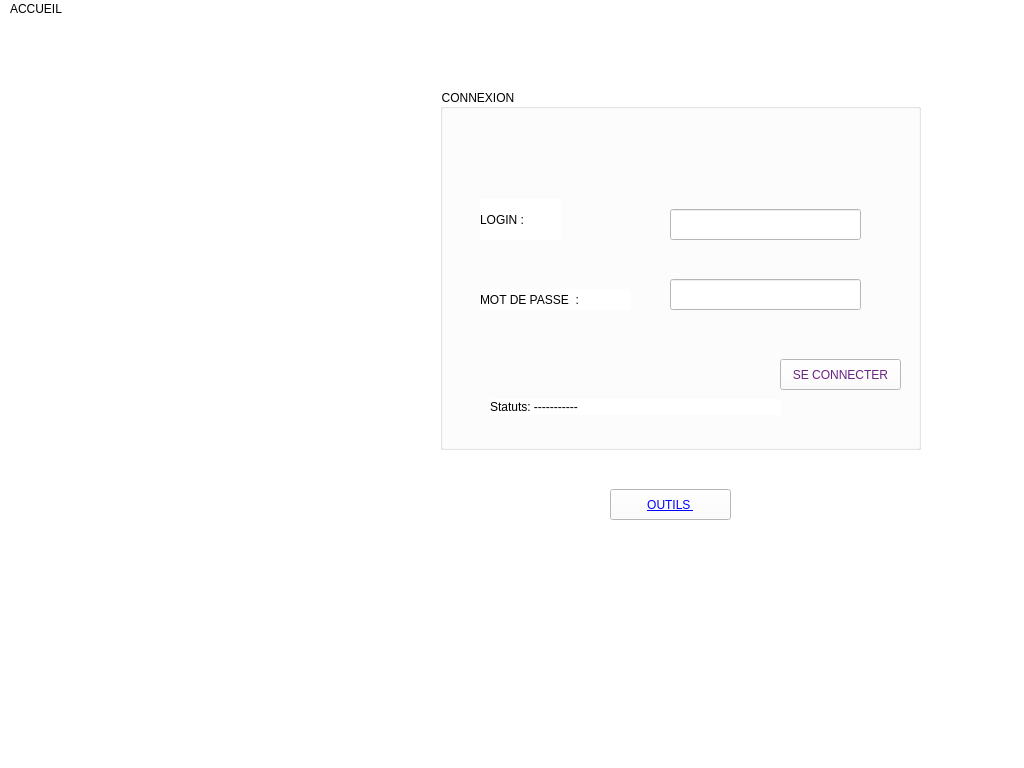
<?xml version="1.0" encoding="UTF-8"?>
<ui version="4.0">
 <class>MainWindow</class>
 <widget class="QMainWindow" name="MainWindow">
  <property name="geometry">
   <rect>
    <x>0</x>
    <y>0</y>
    <width>1024</width>
    <height>768</height>
   </rect>
  </property>
  <property name="windowTitle">
   <string>MainWindow</string>
  </property>
  <property name="styleSheet">
   <string notr="true">background-color: rgb(255, 255, 255);</string>
  </property>
  <widget class="QWidget" name="centralwidget">
   <widget class="QLabel" name="label">
    <property name="geometry">
     <rect>
      <x>110</x>
      <y>130</y>
      <width>47</width>
      <height>14</height>
     </rect>
    </property>
    <property name="text">
     <string/>
    </property>
   </widget>
   <widget class="QStackedWidget" name="stackedWidget">
    <property name="geometry">
     <rect>
      <x>10</x>
      <y>-10</y>
      <width>1012</width>
      <height>768</height>
     </rect>
    </property>
    <property name="styleSheet">
     <string notr="true">color: rgb(0, 0, 0);</string>
    </property>
    <property name="currentIndex">
     <number>0</number>
    </property>
    <widget class="QWidget" name="page">
     <widget class="QLabel" name="label_2">
      <property name="geometry">
       <rect>
        <x>20</x>
        <y>90</y>
        <width>411</width>
        <height>431</height>
       </rect>
      </property>
      <property name="text">
       <string/>
      </property>
      <property name="pixmap">
       <pixmap>../../Downloads/Image1.png</pixmap>
      </property>
     </widget>
     <widget class="QLabel" name="label_11">
      <property name="geometry">
       <rect>
        <x>10</x>
        <y>10</y>
        <width>231</width>
        <height>101</height>
       </rect>
      </property>
      <property name="text">
       <string/>
      </property>
      <property name="pixmap">
       <pixmap>../../Downloads/Sans titre (3).png</pixmap>
      </property>
      <property name="scaledContents">
       <bool>true</bool>
      </property>
     </widget>
     <widget class="QLabel" name="label_9">
      <property name="geometry">
       <rect>
        <x>110</x>
        <y>540</y>
        <width>71</width>
        <height>61</height>
       </rect>
      </property>
      <property name="styleSheet">
       <string notr="true">font: 6pt &quot;MS Shell Dlg 2&quot;;</string>
      </property>
      <property name="text">
       <string/>
      </property>
      <property name="pixmap">
       <pixmap>../../Downloads/Sans titre.png</pixmap>
      </property>
      <property name="scaledContents">
       <bool>true</bool>
      </property>
     </widget>
     <widget class="QGroupBox" name="groupBox">
      <property name="geometry">
       <rect>
        <x>430</x>
        <y>80</y>
        <width>481</width>
        <height>361</height>
       </rect>
      </property>
      <property name="styleSheet">
       <string notr="true">font: 20pt &quot;MS Shell Dlg 2&quot;;
border-color: rgb(107, 35, 131);
</string>
      </property>
      <property name="title">
       <string>CONNEXION</string>
      </property>
      <widget class="QLabel" name="label_3">
       <property name="geometry">
        <rect>
         <x>40</x>
         <y>110</y>
         <width>81</width>
         <height>41</height>
        </rect>
       </property>
       <property name="styleSheet">
        <string notr="true">font: 14pt &quot;MS Shell Dlg 2&quot;;
font: 25 14pt &quot;Noto Sans Light&quot;;</string>
       </property>
       <property name="text">
        <string>LOGIN :</string>
       </property>
      </widget>
      <widget class="QLabel" name="label_4">
       <property name="geometry">
        <rect>
         <x>40</x>
         <y>200</y>
         <width>151</width>
         <height>21</height>
        </rect>
       </property>
       <property name="styleSheet">
        <string notr="true">font: 14pt &quot;MS Shell Dlg 2&quot;;
font: 25 14pt &quot;Noto Sans Light&quot;;</string>
       </property>
       <property name="text">
        <string>MOT DE PASSE  :</string>
       </property>
      </widget>
      <widget class="QLineEdit" name="lineEdit_login">
       <property name="geometry">
        <rect>
         <x>230</x>
         <y>120</y>
         <width>191</width>
         <height>31</height>
        </rect>
       </property>
       <property name="styleSheet">
        <string notr="true">font: 9pt &quot;MS Shell Dlg 2&quot;;</string>
       </property>
      </widget>
      <widget class="QLineEdit" name="lineEdit_motdepasse">
       <property name="geometry">
        <rect>
         <x>230</x>
         <y>190</y>
         <width>191</width>
         <height>31</height>
        </rect>
       </property>
       <property name="whatsThis">
        <string notr="true"/>
       </property>
       <property name="styleSheet">
        <string notr="true">font: 9pt &quot;MS Shell Dlg 2&quot;;</string>
       </property>
       <property name="inputMask">
        <string/>
       </property>
       <property name="echoMode">
        <enum>QLineEdit::Password</enum>
       </property>
      </widget>
      <widget class="QPushButton" name="pushButton_seConnecter">
       <property name="geometry">
        <rect>
         <x>340</x>
         <y>270</y>
         <width>121</width>
         <height>31</height>
        </rect>
       </property>
       <property name="cursor">
        <cursorShape>PointingHandCursor</cursorShape>
       </property>
       <property name="styleSheet">
        <string notr="true">font: 7pt &quot;MS Shell Dlg 2&quot;;
color: rgb(107, 35, 131);</string>
       </property>
       <property name="text">
        <string>SE CONNECTER</string>
       </property>
       <property name="icon">
        <iconset>
         <normaloff>../resources/login.png</normaloff>../resources/login.png</iconset>
       </property>
      </widget>
      <widget class="QLabel" name="label_statuts">
       <property name="geometry">
        <rect>
         <x>50</x>
         <y>310</y>
         <width>291</width>
         <height>16</height>
        </rect>
       </property>
       <property name="styleSheet">
        <string notr="true">font: 8pt &quot;MS Shell Dlg 2&quot;;
color: rgb(0, 0, 0);</string>
       </property>
       <property name="text">
        <string>Statuts: -----------</string>
       </property>
      </widget>
     </widget>
     <widget class="QLabel" name="label_8">
      <property name="geometry">
       <rect>
        <x>800</x>
        <y>10</y>
        <width>71</width>
        <height>61</height>
       </rect>
      </property>
      <property name="styleSheet">
       <string notr="true">font: 6pt &quot;MS Shell Dlg 2&quot;;</string>
      </property>
      <property name="text">
       <string/>
      </property>
      <property name="pixmap">
       <pixmap>../../Downloads/Sans titre.png</pixmap>
      </property>
      <property name="scaledContents">
       <bool>true</bool>
      </property>
     </widget>
     <widget class="QPushButton" name="pushButton_outils">
      <property name="geometry">
       <rect>
        <x>600</x>
        <y>480</y>
        <width>121</width>
        <height>31</height>
       </rect>
      </property>
      <property name="styleSheet">
       <string notr="true">font: 8pt &quot;MS Shell Dlg 2&quot;;
text-decoration: underline;
color: rgb(0, 0, 255);</string>
      </property>
      <property name="text">
       <string>OUTILS </string>
      </property>
     </widget>
     <widget class="QLabel" name="label_10">
      <property name="geometry">
       <rect>
        <x>470</x>
        <y>590</y>
        <width>311</width>
        <height>101</height>
       </rect>
      </property>
      <property name="layoutDirection">
       <enum>Qt::LeftToRight</enum>
      </property>
      <property name="text">
       <string/>
      </property>
      <property name="pixmap">
       <pixmap>../../Downloads/Sans titre (2).png</pixmap>
      </property>
      <property name="scaledContents">
       <bool>true</bool>
      </property>
      <property name="wordWrap">
       <bool>true</bool>
      </property>
     </widget>
    </widget>
    <widget class="QWidget" name="page_2">
     <widget class="QStackedWidget" name="stackedWidget_2">
      <property name="geometry">
       <rect>
        <x>210</x>
        <y>160</y>
        <width>751</width>
        <height>361</height>
       </rect>
      </property>
      <property name="cursor">
       <cursorShape>PointingHandCursor</cursorShape>
      </property>
      <property name="styleSheet">
       <string notr="true">color: rgb(255, 255, 255);</string>
      </property>
      <property name="currentIndex">
       <number>2</number>
      </property>
      <widget class="QWidget" name="page_3">
       <widget class="QLabel" name="label_5">
        <property name="geometry">
         <rect>
          <x>190</x>
          <y>110</y>
          <width>47</width>
          <height>14</height>
         </rect>
        </property>
        <property name="styleSheet">
         <string notr="true">color: rgb(107, 35, 131);</string>
        </property>
        <property name="text">
         <string>LOGIN</string>
        </property>
       </widget>
       <widget class="QLabel" name="label_6">
        <property name="geometry">
         <rect>
          <x>190</x>
          <y>150</y>
          <width>81</width>
          <height>16</height>
         </rect>
        </property>
        <property name="styleSheet">
         <string notr="true">color:rgb(107, 35, 131);</string>
        </property>
        <property name="text">
         <string>MOT DE PASSE</string>
        </property>
       </widget>
       <widget class="QLabel" name="label_7">
        <property name="geometry">
         <rect>
          <x>190</x>
          <y>190</y>
          <width>151</width>
          <height>16</height>
         </rect>
        </property>
        <property name="styleSheet">
         <string notr="true">color: rgb(107, 35, 131);</string>
        </property>
        <property name="text">
         <string>CONFIRMER MOT DE PASSE</string>
        </property>
       </widget>
       <widget class="QLabel" name="label_12">
        <property name="geometry">
         <rect>
          <x>190</x>
          <y>230</y>
          <width>131</width>
          <height>16</height>
         </rect>
        </property>
        <property name="styleSheet">
         <string notr="true">color: rgb(107, 35, 131);</string>
        </property>
        <property name="text">
         <string>MAIL DE RECUPERATION</string>
        </property>
       </widget>
       <widget class="QLineEdit" name="lineEdit_username">
        <property name="geometry">
         <rect>
          <x>380</x>
          <y>100</y>
          <width>201</width>
          <height>21</height>
         </rect>
        </property>
        <property name="styleSheet">
         <string notr="true">background-color: rgb(255, 85, 255);
color: rgb(0, 0, 0);</string>
        </property>
       </widget>
       <widget class="QLineEdit" name="lineEdit_mdp">
        <property name="geometry">
         <rect>
          <x>380</x>
          <y>140</y>
          <width>201</width>
          <height>21</height>
         </rect>
        </property>
        <property name="styleSheet">
         <string notr="true">background-color: rgb(255, 85, 255);
color: rgb(0, 0, 0);
</string>
        </property>
       </widget>
       <widget class="QLineEdit" name="lineEdit_mdp2">
        <property name="geometry">
         <rect>
          <x>380</x>
          <y>190</y>
          <width>201</width>
          <height>21</height>
         </rect>
        </property>
        <property name="styleSheet">
         <string notr="true">background-color: rgb(255, 85, 255);
color: rgb(0, 0, 0);</string>
        </property>
       </widget>
       <widget class="QPushButton" name="pushButton_valider_inscription">
        <property name="geometry">
         <rect>
          <x>500</x>
          <y>300</y>
          <width>80</width>
          <height>22</height>
         </rect>
        </property>
        <property name="text">
         <string>VALIDER</string>
        </property>
       </widget>
       <widget class="QLabel" name="label_13">
        <property name="geometry">
         <rect>
          <x>110</x>
          <y>20</y>
          <width>471</width>
          <height>51</height>
         </rect>
        </property>
        <property name="styleSheet">
         <string notr="true">color: rgb(255, 0, 255);
font: 75 20pt &quot;MS Shell Dlg 2&quot;;</string>
        </property>
        <property name="text">
         <string>INSCRIPTION/CREATION DE LOGIN</string>
        </property>
       </widget>
       <widget class="QLabel" name="label_14">
        <property name="geometry">
         <rect>
          <x>10</x>
          <y>-190</y>
          <width>751</width>
          <height>631</height>
         </rect>
        </property>
        <property name="text">
         <string/>
        </property>
        <property name="pixmap">
         <pixmap>../resources/Pink and Purple Beauty and Fashion Instagram Post(2).png</pixmap>
        </property>
        <property name="scaledContents">
         <bool>true</bool>
        </property>
       </widget>
       <widget class="QLabel" name="label_verification_infos">
        <property name="geometry">
         <rect>
          <x>190</x>
          <y>280</y>
          <width>201</width>
          <height>20</height>
         </rect>
        </property>
        <property name="styleSheet">
         <string notr="true">color: rgb(170, 0, 0);</string>
        </property>
        <property name="text">
         <string/>
        </property>
       </widget>
       <widget class="QComboBox" name="comboBox_mail_inscris">
        <property name="geometry">
         <rect>
          <x>380</x>
          <y>230</y>
          <width>201</width>
          <height>22</height>
         </rect>
        </property>
        <property name="styleSheet">
         <string notr="true">color: rgb(0, 0, 0);</string>
        </property>
       </widget>
       <widget class="QLabel" name="label_33">
        <property name="geometry">
         <rect>
          <x>180</x>
          <y>20</y>
          <width>471</width>
          <height>51</height>
         </rect>
        </property>
        <property name="styleSheet">
         <string notr="true">color: rgb(255, 0, 255);
font: 75 20pt &quot;MS Shell Dlg 2&quot;;</string>
        </property>
        <property name="text">
         <string>INSCRIPTION/CREATION DE LOGIN</string>
        </property>
       </widget>
       <widget class="QLabel" name="label_35">
        <property name="geometry">
         <rect>
          <x>190</x>
          <y>150</y>
          <width>81</width>
          <height>16</height>
         </rect>
        </property>
        <property name="styleSheet">
         <string notr="true">color:rgb(107, 35, 131);</string>
        </property>
        <property name="text">
         <string>MOT DE PASSE</string>
        </property>
       </widget>
       <widget class="QLabel" name="label_36">
        <property name="geometry">
         <rect>
          <x>190</x>
          <y>190</y>
          <width>151</width>
          <height>16</height>
         </rect>
        </property>
        <property name="styleSheet">
         <string notr="true">color: rgb(107, 35, 131);</string>
        </property>
        <property name="text">
         <string>CONFIRMER MOT DE PASSE</string>
        </property>
       </widget>
       <widget class="QLabel" name="label_verification_infos_3">
        <property name="geometry">
         <rect>
          <x>190</x>
          <y>300</y>
          <width>201</width>
          <height>20</height>
         </rect>
        </property>
        <property name="styleSheet">
         <string notr="true">color: rgb(170, 0, 0);</string>
        </property>
        <property name="text">
         <string/>
        </property>
       </widget>
       <zorder>label_6</zorder>
       <zorder>label_7</zorder>
       <zorder>label_13</zorder>
       <zorder>label_14</zorder>
       <zorder>label_12</zorder>
       <zorder>lineEdit_username</zorder>
       <zorder>lineEdit_mdp</zorder>
       <zorder>lineEdit_mdp2</zorder>
       <zorder>label_5</zorder>
       <zorder>label_verification_infos</zorder>
       <zorder>comboBox_mail_inscris</zorder>
       <zorder>label_33</zorder>
       <zorder>label_35</zorder>
       <zorder>label_36</zorder>
       <zorder>pushButton_valider_inscription</zorder>
       <zorder>label_verification_infos_3</zorder>
      </widget>
      <widget class="QWidget" name="page_4">
       <widget class="QLabel" name="label_15">
        <property name="geometry">
         <rect>
          <x>10</x>
          <y>-190</y>
          <width>751</width>
          <height>631</height>
         </rect>
        </property>
        <property name="text">
         <string/>
        </property>
        <property name="pixmap">
         <pixmap>../resources/Pink and Purple Beauty and Fashion Instagram Post(2).png</pixmap>
        </property>
        <property name="scaledContents">
         <bool>true</bool>
        </property>
       </widget>
      </widget>
      <widget class="QWidget" name="page_5">
       <widget class="QLabel" name="label_16">
        <property name="geometry">
         <rect>
          <x>120</x>
          <y>20</y>
          <width>551</width>
          <height>51</height>
         </rect>
        </property>
        <property name="styleSheet">
         <string notr="true">font: 75 20pt &quot;MS Shell Dlg 2&quot;;
color: rgb(255, 0, 255);</string>
        </property>
        <property name="text">
         <string>REINITIALISATION DE MOT DE PASSE</string>
        </property>
       </widget>
       <widget class="QLabel" name="label_17">
        <property name="geometry">
         <rect>
          <x>170</x>
          <y>220</y>
          <width>201</width>
          <height>16</height>
         </rect>
        </property>
        <property name="styleSheet">
         <string notr="true">color: rgb(0, 0, 0);
color: rgb(107, 35, 131);</string>
        </property>
        <property name="text">
         <string>ENTREZ LE MAIL DE RECUPERATION</string>
        </property>
       </widget>
       <widget class="QLabel" name="label_18">
        <property name="geometry">
         <rect>
          <x>170</x>
          <y>140</y>
          <width>201</width>
          <height>16</height>
         </rect>
        </property>
        <property name="styleSheet">
         <string notr="true">color: rgb(0, 0, 0);
color: rgb(107, 35, 131);</string>
        </property>
        <property name="text">
         <string>ENTREZ LE USERNAME/LOGIN</string>
        </property>
       </widget>
       <widget class="QLineEdit" name="lineEdit_5">
        <property name="geometry">
         <rect>
          <x>390</x>
          <y>140</y>
          <width>231</width>
          <height>21</height>
         </rect>
        </property>
       </widget>
       <widget class="QLineEdit" name="lineEdit_6">
        <property name="geometry">
         <rect>
          <x>390</x>
          <y>220</y>
          <width>231</width>
          <height>21</height>
         </rect>
        </property>
       </widget>
       <widget class="QPushButton" name="pushButton_2">
        <property name="geometry">
         <rect>
          <x>440</x>
          <y>310</y>
          <width>181</width>
          <height>22</height>
         </rect>
        </property>
        <property name="toolTip">
         <string>Reinitialisez le mot de passe</string>
        </property>
        <property name="text">
         <string>M'ENVOYER UN MOT DE PASSE</string>
        </property>
       </widget>
       <widget class="QLabel" name="label_19">
        <property name="geometry">
         <rect>
          <x>10</x>
          <y>-190</y>
          <width>751</width>
          <height>631</height>
         </rect>
        </property>
        <property name="text">
         <string/>
        </property>
        <property name="pixmap">
         <pixmap>../resources/Pink and Purple Beauty and Fashion Instagram Post(2).png</pixmap>
        </property>
        <property name="scaledContents">
         <bool>true</bool>
        </property>
       </widget>
       <widget class="QLabel" name="label_20">
        <property name="geometry">
         <rect>
          <x>150</x>
          <y>30</y>
          <width>551</width>
          <height>51</height>
         </rect>
        </property>
        <property name="styleSheet">
         <string notr="true">font: 75 20pt &quot;MS Shell Dlg 2&quot;;
color: rgb(255, 0, 255);</string>
        </property>
        <property name="text">
         <string>REINITIALISATION DE MOT DE PASSE</string>
        </property>
       </widget>
       <widget class="QLabel" name="label_37">
        <property name="geometry">
         <rect>
          <x>180</x>
          <y>220</y>
          <width>201</width>
          <height>16</height>
         </rect>
        </property>
        <property name="styleSheet">
         <string notr="true">color: rgb(0, 0, 0);
color: rgb(107, 35, 131);</string>
        </property>
        <property name="text">
         <string>ENTREZ LE MAIL DE RECUPERATION</string>
        </property>
       </widget>
       <widget class="QLabel" name="label_38">
        <property name="geometry">
         <rect>
          <x>180</x>
          <y>140</y>
          <width>201</width>
          <height>16</height>
         </rect>
        </property>
        <property name="styleSheet">
         <string notr="true">color: rgb(0, 0, 0);
color: rgb(107, 35, 131);</string>
        </property>
        <property name="text">
         <string>ENTREZ LE USERNAME/LOGIN</string>
        </property>
       </widget>
       <zorder>label_16</zorder>
       <zorder>label_17</zorder>
       <zorder>label_18</zorder>
       <zorder>label_19</zorder>
       <zorder>lineEdit_5</zorder>
       <zorder>lineEdit_6</zorder>
       <zorder>label_20</zorder>
       <zorder>label_37</zorder>
       <zorder>label_38</zorder>
       <zorder>pushButton_2</zorder>
      </widget>
     </widget>
     <widget class="QLabel" name="label_34">
      <property name="geometry">
       <rect>
        <x>230</x>
        <y>20</y>
        <width>321</width>
        <height>31</height>
       </rect>
      </property>
      <property name="styleSheet">
       <string notr="true">font: 22pt &quot;MS Shell Dlg 2&quot;;</string>
      </property>
      <property name="text">
       <string>AIDES</string>
      </property>
     </widget>
     <widget class="QPushButton" name="pushButton_reinitialiser_mdp">
      <property name="geometry">
       <rect>
        <x>530</x>
        <y>20</y>
        <width>181</width>
        <height>31</height>
       </rect>
      </property>
      <property name="text">
       <string>RECUPERER MOT DE PASSE</string>
      </property>
     </widget>
     <widget class="QPushButton" name="pushButton_inscription">
      <property name="geometry">
       <rect>
        <x>530</x>
        <y>70</y>
        <width>181</width>
        <height>31</height>
       </rect>
      </property>
      <property name="text">
       <string>AJOUTER UN COMPTE</string>
      </property>
     </widget>
     <widget class="QPushButton" name="pushButton_accueil">
      <property name="geometry">
       <rect>
        <x>220</x>
        <y>560</y>
        <width>181</width>
        <height>31</height>
       </rect>
      </property>
      <property name="text">
       <string>RETOUR A L'ACCUEIL</string>
      </property>
     </widget>
    </widget>
   </widget>
   <zorder>stackedWidget</zorder>
   <zorder>label</zorder>
  </widget>
  <widget class="QMenuBar" name="menubar">
   <property name="geometry">
    <rect>
     <x>0</x>
     <y>0</y>
     <width>1024</width>
     <height>21</height>
    </rect>
   </property>
   <widget class="QMenu" name="menuACCUEIL">
    <property name="title">
     <string>ACCUEIL</string>
    </property>
   </widget>
   <addaction name="menuACCUEIL"/>
  </widget>
  <widget class="QStatusBar" name="statusbar"/>
 </widget>
 <resources/>
 <connections/>
</ui>
